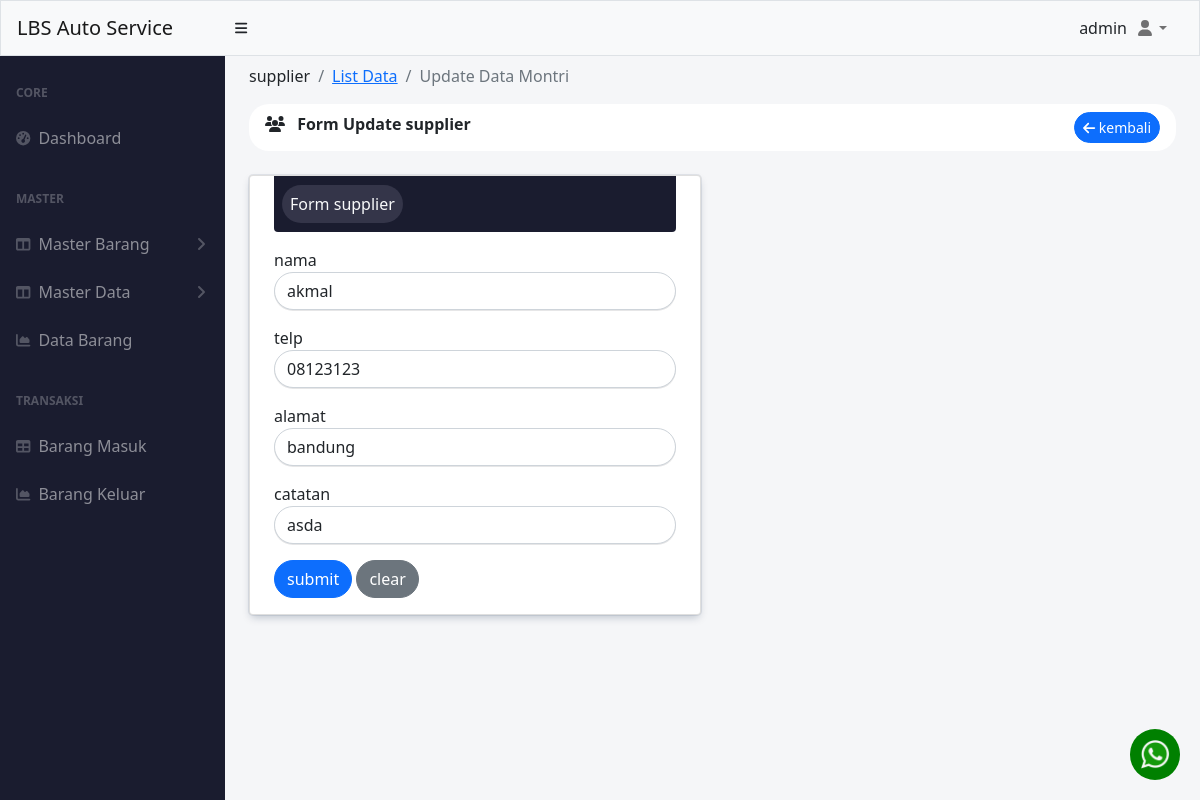
Page /index.php?supplier=update&id=8 (signed in) on the committed database.
### tables this page shows
CREATE TABLE `supplier` (
  `id` int(11) NOT NULL,
  `nama` varchar(50) NOT NULL,
  `alamat` varchar(255) NOT NULL,
  `telp` char(20) NOT NULL,
  `catatan` varchar(255) NOT NULL
);

### pages/master_data/supplier/update.php (the view, shortened to what this page needs)
<?php
include './koneksi.php';
$id = $_GET['id'];
$query_select = mysqli_query($conn, "SELECT * FROM supplier WHERE id='$id'");
$data = mysqli_fetch_assoc($query_select);
?>
<div class="container-fluid px-4 ">
    <ol class="breadcrumb pt-2">
        <li class="breadcrumb-item ">supplier</li>
        <li class="breadcrumb-item"><a href="index.php?menu=supplier">List Data</a></li>
        <li class="breadcrumb-item active">Update Data Montri</li>
    </ol>
    <div class="mb-4">
        <div class="card-header clearfix mb-3" style="border-radius: 20px ;background-color: white; border:0px;">
            <i class="fa-solid fa-users"></i>
            <span class="ms-2 fw-bolder"> Form Update supplier</span>
            <a href="index.php?menu=supplier" class="btn btn-sm btn-primary float-end rounded-pill ">
                <i class="fa-solid fa-arrow-left"></i> kembali
            </a>
        </div>
    </div>
    <div class="row ">
        <div class="mb-4 col-md-6">
            <div class="card border-none" style="box-shadow: rgba(9, 30, 66, 0.25) 0px 4px 8px -2px, rgba(9, 30, 66, 0.08) 0px 0px 0px 1px;">
                <div class="rounded-bottom mx-4  py-3 px-2  text-light" style="background-color: #1a1c2f;">
                    <span class="p-2 rounded-pill flex" style="background-color: #343549;"> Form supplier</span>
                </div>
                <div class="card-body px-4">
                    <form action="" method="POST">
                        <div class="mb-3">
                            <label for="nama" class="form-label py-0 m-0">nama</label>
                            <input type="text" value="<?= $data['nama'] ?>" class="form-control rounded-pill border-none" id="nama" name="nama" placeholder="nama" required style="box-shadow: rgba(17, 17, 26, 0.1) 0px 1px 0px;">
                        </div>
                        <div class="mb-3">
                            <label for="telp" class="form-label py-0 m-0">telp</label>
                            <input type="number" value="<?= $data['telp'] ?>" class="form-control rounded-pill border-none" id="telp" name="telp" placeholder="ex: 08xxxxxxxxxx" required style="box-shadow: rgba(17, 17, 26, 0.1) 0px 1px 0px;">
                        </div>
                        <div class="mb-3">
                            <label for="alamat" class="form-label py-0 m-0">alamat</label>
                            <input type="text" value="<?= $data['alamat'] ?>" class="form-control rounded-pill border-none" id="alamat" name="alamat" placeholder="alamat" required style="box-shadow: rgba(17, 17, 26, 0.1) 0px 1px 0px;">
                        </div>
                        <div class="mb-3">
                            <label for="catatan" class="form-label py-0 m-0">catatan</label>
                            <input type="text" value="<?= $data['catatan'] ?>" class="form-control rounded-pill border-none" id="catatan" name="catatan" placeholder="catatan" required style="box-shadow: rgba(17, 17, 26, 0.1) 0px 1px 0px;">
                        </div>
                        <button name="submit" name="submit" class="btn btn-primary rounded-pill">submit</button>
                        <button class="btn btn-secondary rounded-pill">clear</button>
                    </form>
                </div>
            </div>
        </div>
    </div>
</div>

### rows in the picture
supplier: nama "akmal", telp "08123123", alamat "bandung", catatan "asda"

### other values in the picture
$varSession['username'] "admin"
